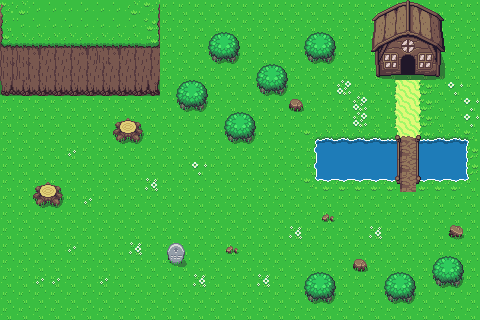

This game map was drawn from its Tiled (.tmx) file and the tilesets committed beside it. A one-line description and the full map source follow:
An orthogonal 30x20 tile map with 16x16 px tiles, 2 tile layers (Ground, Over).

<map version="1.10" tiledversion="1.10.2" orientation="orthogonal" renderorder="right-down" width="30" height="20" tilewidth="16" tileheight="16" infinite="0" nextlayerid="3" nextobjectid="1">
 <editorsettings>
  <export target="test.tmx" format="tmx" />
 </editorsettings>
 <tileset firstgid="1" source="Overworld.tsx" />
 <layer id="1" name="Ground" width="30" height="20">
  <data encoding="csv">
1,1,1,1,1,1,1,1,1,1,1,1,1,1,1,1,1,1,1,1,1,1,1,1,1,1,1,1,1,1,
1,1,1,1,1,1,1,1,1,1,1,1,1,1,1,1,1,1,1,1,1,1,1,1,1,1,1,1,1,1,
1,1,1,1,1,1,1,1,1,1,1,1,1,1,1,1,1,1,1,1,1,1,1,1,1,1,1,1,1,1,
1,1,1,1,1,1,1,1,1,1,1,1,1,1,1,1,1,1,1,1,1,1,1,1,1,1,1,1,1,1,
1,1,1,1,1,1,1,1,1,1,1,1,1,1,1,1,1,1,1,1,1,1,1,1,1,1,1,1,1,1,
1,1,1,1,1,1,1,1,1,1,1,1,1,1,1,1,1,1,1,1,1,1,1,1,161,162,163,1,1,1,
1,1,1,1,1,1,1,1,1,1,1,1,1,1,1,1,1,1,1,1,1,1,1,1,161,162,163,1,1,1,
1,1,1,1,1,1,1,1,1,1,1,1,1,1,1,1,1,1,1,1,1,1,1,1,161,162,163,1,1,1,
1,1,1,1,1,1,1,1,1,1,1,1,1,1,1,1,1,1,1,243,244,244,244,244,572,162,571,244,244,245,
1,1,1,1,1,1,1,1,1,1,1,1,1,1,1,1,1,1,1,283,284,284,284,284,284,284,284,284,284,285,
1,1,1,1,1,1,1,1,1,1,1,1,1,1,1,1,1,1,1,283,284,284,284,284,284,284,284,284,284,285,
1,1,1,1,1,1,1,1,1,1,1,1,1,1,1,1,1,1,1,323,324,324,324,324,324,324,324,324,324,325,
1,1,1,1,1,1,1,1,1,1,1,1,1,1,1,1,1,1,1,1,1,1,1,1,1,1,1,1,1,1,
1,1,1,1,1,1,1,1,1,1,1,1,1,1,1,1,1,1,1,1,1,1,1,1,1,1,1,1,1,1,
1,1,1,1,1,1,1,1,1,1,1,1,1,1,1,1,1,1,1,1,1,1,1,1,1,1,1,1,1,1,
1,1,1,1,1,1,1,1,1,1,1,1,1,1,1,1,1,1,1,1,1,1,1,1,1,1,1,1,1,1,
1,1,1,1,1,1,1,1,1,1,1,1,1,1,1,1,1,1,1,1,1,1,1,1,1,1,1,1,1,1,
1,1,1,1,1,1,1,1,1,1,1,1,1,1,1,1,1,1,1,1,1,1,1,1,1,1,1,1,1,1,
1,1,1,1,1,1,1,1,1,1,1,1,1,1,1,1,1,1,1,1,1,1,1,1,1,1,1,1,1,1,
1,1,1,1,1,1,1,1,1,1,1,1,1,1,1,1,1,1,1,1,1,1,1,1,1,1,1,1,1,1
</data>
 </layer>
 <layer id="2" name="Over" width="30" height="20">
  <data encoding="csv">
365,366,406,406,406,406,406,406,366,367,0,0,0,0,0,0,0,0,0,0,0,0,0,7,8,9,10,11,0,0,
405,406,406,406,406,406,406,406,406,407,0,0,0,0,0,0,0,0,0,0,0,0,0,47,48,49,50,51,0,0,
445,446,446,446,446,446,446,446,446,447,0,0,0,646,647,0,0,0,0,646,647,0,0,87,88,89,90,91,0,0,
485,485,486,526,526,486,485,486,526,526,0,0,0,686,687,0,0,0,0,686,687,0,0,127,128,129,130,131,0,0,
525,525,526,526,526,526,526,526,526,526,0,0,0,0,0,0,646,647,0,0,0,0,0,167,168,169,170,171,0,0,
565,566,566,566,566,566,566,566,566,567,0,646,647,0,0,0,686,687,0,0,0,444,1,0,0,0,0,0,484,0,
0,0,0,0,0,0,0,0,0,0,0,686,687,0,0,0,0,0,209,0,0,0,444,0,0,0,0,0,0,484,
0,0,0,0,0,0,0,152,153,0,0,0,0,0,646,647,0,0,0,0,0,0,444,0,0,0,0,0,0,484,
0,0,0,0,0,0,0,192,193,0,0,0,0,0,686,687,0,0,0,0,0,0,0,0,246,247,248,0,0,0,
0,0,0,0,483,0,0,0,0,0,0,0,0,0,0,0,0,0,0,0,0,0,0,0,286,287,288,0,0,0,
0,0,0,0,0,0,0,0,0,0,0,0,484,0,0,0,0,0,0,0,0,0,0,0,286,287,288,0,0,0,
0,0,152,153,0,0,0,0,0,321,0,0,0,0,0,0,0,0,0,0,0,0,0,0,326,287,328,0,0,0,
0,0,192,193,0,483,0,0,0,0,0,0,0,0,0,0,0,0,0,0,0,0,0,0,0,0,0,0,0,0,
0,0,0,0,0,0,0,0,0,0,0,0,0,0,0,0,0,0,0,0,211,0,0,0,0,0,0,0,0,0,
0,0,0,0,0,0,0,0,0,0,0,0,0,0,0,0,0,0,321,0,0,0,0,321,0,0,0,0,208,0,
0,0,0,0,483,0,0,0,321,0,236,237,0,0,211,0,0,0,0,0,0,0,0,0,0,0,0,0,0,0,
0,0,0,0,0,0,0,0,0,0,276,277,0,0,0,0,0,0,0,0,0,0,209,0,0,0,0,646,647,0,
0,0,483,483,0,0,483,0,0,0,0,0,321,0,0,0,321,0,0,646,647,0,0,0,646,647,0,686,687,0,
0,0,0,0,0,0,0,0,0,0,0,0,0,0,0,0,0,0,0,686,687,0,0,0,686,687,0,0,0,0,
0,0,0,0,0,0,0,0,0,0,0,0,0,0,0,0,0,0,0,0,0,0,0,0,0,0,0,0,0,0
</data>
 </layer>
</map>
